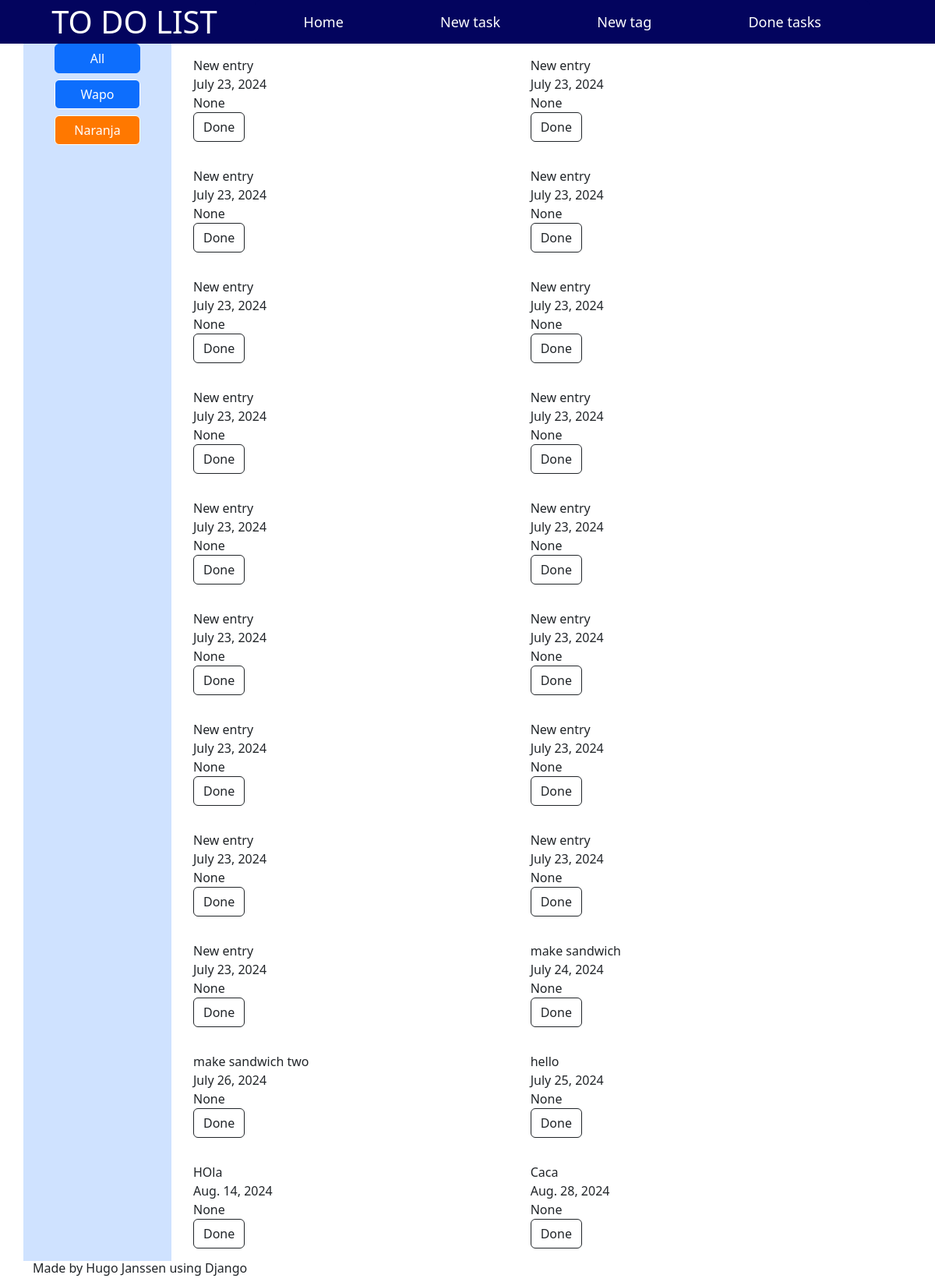
Page /main/ on the earlier database version.
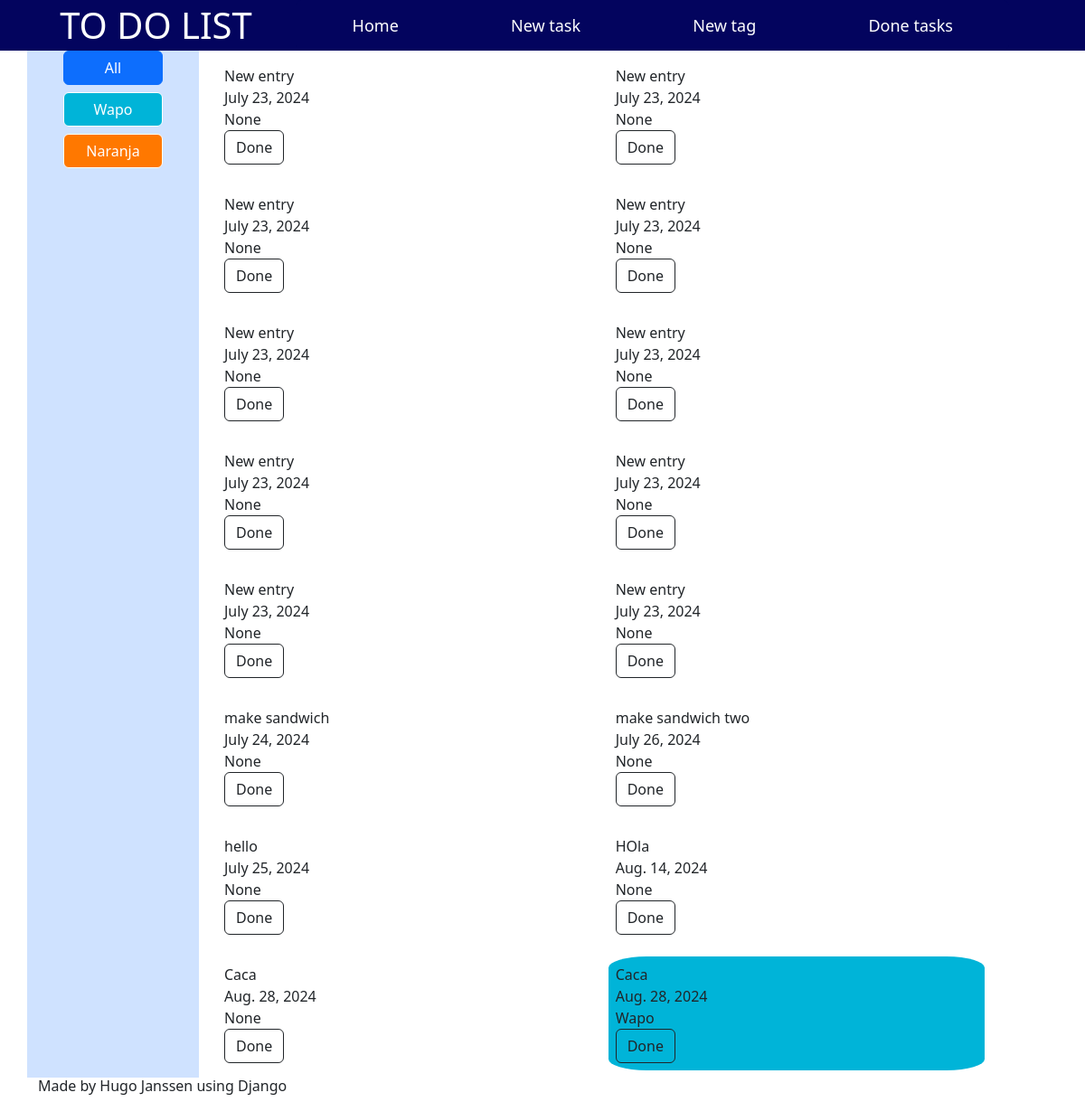
Same page on the later database version.
### main/models.py (models this page shows, shortened)
class tag(models.Model):
    name = models.CharField(max_length=50)
    color = models.CharField(max_length=7)
    def __str__(self):
        return u'{0}'.format(self.name)

class entry(models.Model):
    content = models.TextField(max_length=500, default="New entry")
    entry_time = models.DateTimeField(default=datetime.datetime.now)
    deadline = models.DateField(default=datetime.datetime.now)
    priority = models.IntegerField(default=1)
    tag = models.ForeignKey(tag, on_delete=models.SET_NULL, null=True)
    status = models.BooleanField(default=False)

### main/views.py (the view, shortened to what this page needs)
# urls.py: path('', active_task_view, name="taskview"),
def active_task_view(request):
    tag_id = 0
    active_tasks = []
    task_color = []
    for task in entry.objects.all():
        if task.status == False:
            if tag_id == 0 or task.tag_id == tag_id:
                active_tasks.append(task)
                if task.tag_id != None:
                    current_tag = tag.objects.get(id = task.tag_id)
                    task_color.append(current_tag.color)
                else:
                    task_color.append("#FFFFFF")
    task_list = zip(active_tasks, task_color)
    context = {"task_list": task_list, "tag_list": tag.objects.all()}
    return render(request, "list_tasks.html", context)

### main/templates/list_tasks.html (shortened to what this page needs)
{% extends "base.html" %}
{% block content %}
<div class="container">
    <div class="row">
        <div class="col-2 bg-primary-subtle">
            <form action="" method="post" class="d-grid gap-2 col-8 mx-auto">
                <button name="tag" value=0 class="btn btn-primary">All</button>
                {% for tag in tag_list %}
                <button name="tag" value="{{tag.id}}" class="btn btn-primary"
                    style="background-color: {{ tag.color }}; border-color: white">{{tag.name}}</button>
                {% endfor %}
            </form>
        </div>
        <div class="task_display col-10 container">
            {% for task in task_list %}
            <div class="task_entry" style="background-color: {{ task.1 }}">
                <span>{{task.0.content}}</span> <br>
                <span>{{task.0.deadline}}</span> <br>
                <span>{{task.0.tag}}</span> <br>
                <form action="" method="post">
                    <button name="id" value="{{task.0.id}}" class="btn btn-outline-dark">Done</button>
                </form>
            </div>
            {% endfor %}
        </div>
    </div>
</div>
{% endblock %}

Differences in the rows shown:
no longer on this page (row edited): entry: content "New entry", deadline "July 23, 2024", tag "None", {{ task.0.id }} 1 (drawn)
no longer on this page (row edited): entry: content "New entry", deadline "July 23, 2024", tag "None", {{ task.0.id }} 2 (drawn)
no longer on this page (row edited): entry: content "New entry", deadline "July 23, 2024", tag "None", {{ task.0.id }} 3 (drawn)
no longer on this page (row edited): entry: content "New entry", deadline "July 23, 2024", tag "None", {{ task.0.id }} 5 (drawn)
no longer on this page (row edited): entry: content "New entry", deadline "July 23, 2024", tag "None", {{ task.0.id }} 6 (drawn)
no longer on this page (row edited): entry: content "New entry", deadline "July 23, 2024", tag "None", {{ task.0.id }} 7 (drawn)
no longer on this page (row edited): entry: content "New entry", deadline "July 23, 2024", tag "None", {{ task.0.id }} 15 (drawn)
changed tag "Wapo": color "3" → "#00B4D8" (drawn)
now on this page (row edited): entry: content "Caca", deadline "Aug. 28, 2024", tag.name "Wapo", {{ task.0.id }} 23 (drawn)
